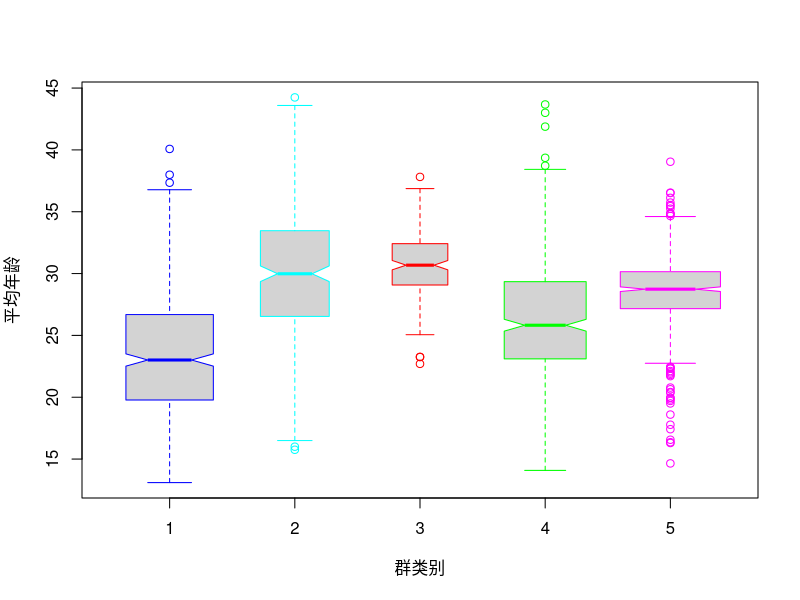

Recreate this plot in R.
setwd("~/Downloads/课程/博士/大数据分析B/作业/hw1/code")
library(readxl)
data <- read_excel('data.xlsx')
data$群类别 = as.factor(data$群类别)

png(file="../report/images/3c3.png", bg="transparent")
boxplot(平均年龄~群类别, data,notch=TRUE, varwidth=TRUE, border=c('blue','cyan','red','green','magenta'))
dev.off()

fit = aov(平均年龄~群类别, data)
summary(fit)